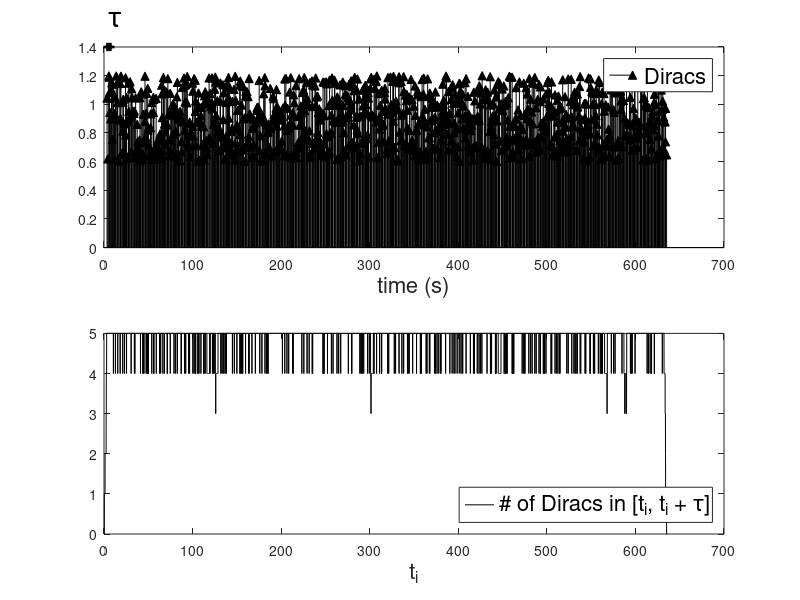

Reproduce this figure in MATLAB. (Note: this script raises an error after producing the figure.)

clc, clear all, close all
format longg

% Signal's characteristics
N_tot = 1000;
K_tot = 100;
K     = N_tot / (2*K_tot);
N     = 2 * K^2;
T     = 1 / 16;
tau   = N * T;
P     = 2*K-1;
L     = P + 1;

% Temporal resolution
TTs   = 64;
T_s   = T / TTs;
len   = N_tot * T;
t_vec = (0 : T_s : len)';
L_t   = length(t_vec);

err_threshold = 10^-6;

% % Generate stream of Diracs
% locs = generate_diracs_locations(K, tau, 16*T_s, len, 1);
% 
% % Remove Diracs located near the borders
% locs(locs<tau)            = [];
% locs(locs>t_vec(end)-tau) = [];
% 
% % Generate amplitude of the Diracs
% amps = .6 + .6 * rand(size(locs));
% 
% % Bind locations to temporal grid
% i_locs    = round(locs/T_s) + 1;
% locs      = t_vec(i_locs);

load('thousand_diracs.mat', 'locs', 'amps')

n0 = floor((locs(1)-tau)/T)-1;
nF = ceil((locs(end)+tau)/T+L);

t_vec = ( n0*T : T_s : nF*T )';
n_vec = ( n0 : nF )';
t_n   = n_vec*T;

%% Count the rate of Diracs per tau interval
K_tau = zeros(length(t_n(1:end-N)), 1);
it = 1;
for t0 = t_n(1:end-N)'
    tF = t0 + tau;
    
    idx = find(locs>t0 & locs<=tF);
    while length(idx) > K
        locs(idx(end)) = [];
        amps(idx(end)) = [];
        idx = find(locs>t0 & locs<=tF);
    end
    
    K_tau(it) = sum(locs>t0 & locs<=tF);
    it        = it + 1;
end

plot_figs = true;
if plot_figs
    font_size = 16;
    
    i0 = 1;
    iF = 50000;
    % Plot Diracs and number of Diracs within 'tau' intervals
    figure
    set(gcf, 'Position', [50 50 560 420])
    subplot(211)
    stem(locs, amps, '^k', 'fill')
    hold on
    plot([4 4+tau], [1.4 1.4], '+-k', 'LineWidth', 2)
    text(5, 1.6, '\tau', 'FontSize', 20);
    hdl = xlabel('time (s)');
    set(hdl, 'FontSize', font_size)
%     axis([t_vec(i0) t_vec(iF) -.2 1.8])
    hdl = legend('Diracs', 'Location', 'NorthEast');
    set(hdl, 'FontSize', font_size)
    subplot(212)
    plot(t_n(1:end-N)', K_tau, 'k')
    hdl = xlabel('t_i');
    set(hdl, 'FontSize', font_size)
    hdl = legend('# of Diracs in [t_i, t_i + \tau]', 'Location', 'SouthEast');
    set(hdl, 'FontSize', font_size)
%     axis([t_vec(i0) t_vec(iF) -1 1.2*K])
end

%% Generate temporal signal
i_locs    = round((locs-t_vec(1))/T_s) + 1;
x         = zeros(size(t_vec));
x(i_locs) = amps;

% Construct the sampling kernel
m            = 0:P;
gamma        = (2*pi) / (N-P);
alpha_0      = -1j * gamma * P / 2;
alpha_m      = alpha_0 + 1j * m * gamma;
[phi, t_phi] = generate_e_spline(alpha_m, T_s, T, 'anticausal');
L_phi        = length(phi);
phi          = real(phi);

% Exponential reproducing coefficients
c_m_n = get_c_m_n_exp(alpha_m, 1:N, phi, t_phi, T);

% Sampling kernel corresponds to the time reversed version of phi
h   = phi(end:-1:1);
t_h = -t_phi(end:-1:1);

% Compute y_n convolving x(t) and phi(-t/T) and sampling at t=nT
y_t   = conv(x, h);
y_t   = y_t(1:end-L_phi+1);
y_n   = y_t(1:T/T_s:end);

% Sequential processing
tk_vec     = [];
ak_vec     = [];
win_idx    = [];
locations  = [];
histogram  = [];
t_c        = [];
for ith = 1:length(t_n)-N
    
    t0 = t_n(ith);
    tF = t_n(ith) + tau;
    tT = tF - P*T; % => perfect recovery interval goes from t0 to tT
    
    true_locs = locs(locs>t0 & locs<tF);
    true_amps = amps(locs>t0 & locs<tF);
    sub_amps  = amps(locs>t0 & locs<=tT);
    
%     disp(['perf reconstr. (' num2str(t0) ', ' num2str(tT) '], tau = (' num2str(t0) ', ' num2str(tF) ']'])
%     [true_locs true_amps]
    
    % Obtain samples that correspond to this time interval
    yi_n = y_n(ith+1:ith+N);
    
    % Remove previously detected Diracs' contribution
    nA   = n_vec(ith+1);
    nB   = n_vec(ith) + N;
    tA   = nA*T + t_phi(1);
    tt   = round(tk_vec(tk_vec>tA & tk_vec<tF)/T_s)*T_s;
    aa   = ak_vec(tk_vec>tA & tk_vec<tF);
    yc_n = yi_n;
    if ~isempty(tt)
        yy              = get_phi_tk_n_mat(phi,t_phi,tt,nA:nB,T,T_s) * aa;
        yc_n(1:nB-nA+1) = yi_n(1:nB-nA+1) - yy;
    end
    Pyi = yc_n' * yc_n / length(yc_n);
    
    % Compute the moments and construct matrix
    sc_m  = c_m_n * yc_n;
%     S     = toeplitz(sc_m(round(P/2)+1:end), sc_m(round(P/2)+1:-1:1));
%     k_est = rank(S);
%     si_m  = c_m_n * yi_n;
%     S2    = toeplitz(si_m(round(P/2)+1:end), si_m(round(P/2)+1:-1:1));
%     k2    = rank(S2);
    
    % Oracle to get number of Diracs within the time interval
    k_tot = sum(locs>t0 & locs<tF);
    k_int = sum(locs>t0 & locs<=tT);
    k_det = sum(tk_vec>t0 & tk_vec<=tT);
    k     = k_int - k_det;

    if Pyi > err_threshold
        for k = 1 : K
            % Retrieve locations with annihilating filter
            [u_k b_k]      = locate_diracs(sc_m, k);
            p_u_k          = angle(u_k);
            p_u_k(p_u_k<0) = p_u_k(p_u_k<0) + 2*pi;
            t_k            = t_n(ith) + T * p_u_k(:) / gamma;

            % Retrieve amplitudes with retrieved locations and samples y_n
            t_k     = round(t_k/T_s) * T_s;
            phi_mat = get_phi_tk_n_mat(phi, t_phi, t_k, ...
                                       nA:nB, T, T_s);
            a_k     = phi_mat \ yc_n;
            
            % Remove Diracs with close to zero amplitude
            t_k(a_k<0.1) = [];
            a_k(a_k<0.1) = [];
            if isempty(t_k)
                continue;
            end
            phi_mat = get_phi_tk_n_mat(phi, t_phi, t_k, ...
                                       nA:nB, T, T_s);
            
            % Reconstruct samples from retrieved locations to check if it is
            % correct
            yyii_n = phi_mat * a_k;
            err    = sqrt((yc_n-yyii_n)' * (yc_n-yyii_n));
            
            % Sort locations
            [~, idx] = sort(t_k);
            t_k      = t_k(idx);
            a_k      = a_k(idx);
        
%            if tF > 243.7
%                disp(['perf reconstr. (' num2str(t0) ', ' num2str(tT) '], tau = (' num2str(t0) ', ' num2str(tF) ']'])
%                [true_locs [zeros(k_det,1);t_k;zeros(k_tot-k_int,1)] true_amps [zeros(k_det,1);a_k;zeros(k_tot-k_int,1)]]
%             end

            if err < err_threshold
                tk_vec = [tk_vec; t_k];
                ak_vec = [ak_vec; a_k];
            
%                if tF > 243.7
%                     disp(['Dirac recovered. t_k = [' num2str(t_k') '], a_k = [' num2str(true_amps(k_det+1:end)') ']'])
%                 end
                break;
            end
        end

    end
    
end

%% Compare the detected spikes with the real spikes
num_sp   = length(locs);
hit_sp   = false(num_sp, 1);
sspp_ids = [];
sspp_cpy = tk_vec;
delta_t  = 50*T_s;
for ith_sp = 1 : num_sp
    t_i  = locs(ith_sp);
    inds = find(sspp_cpy > (t_i - delta_t/2) & sspp_cpy < (t_i + delta_t/2));
    
    if ~isempty(inds)
        hit_sp(ith_sp) = true;
        sspp_ids       = [sspp_ids; find(tk_vec == sspp_cpy(inds(1)))];
        
        % Remove this spike from detected spikes
        sspp_cpy(inds(1)) = [];
        
        if length(inds) > 1
            warning(['More than one spike detected in the neighbourhood of Dirac at ' num2str(t_i)]);
        end
    end
end

% Accuracy of detected spikes
hit_rate  = sum(hit_sp) / length(hit_sp) * 100;
false_pos = length(sspp_cpy);
if ~isempty(tk_vec)
    mse       = mean( (locs(hit_sp) - tk_vec(sspp_ids)).^2 );
    std_dev   = sqrt(mse);
end
disp('')
disp('++++++++++++++++++++++++++++++++++++++++++++++++++++++++++++++++++++++++++++')
disp(['Total number of real Diracs     : ' num2str(num_sp)])
disp(['Total number of detected Diracs : ' num2str(length(tk_vec))])
disp(['Real Diracs detected            : ' num2str(sum(hit_sp))])
if ~isempty(tk_vec)
    disp(['MSE of locations                : ' num2str(mse)])
    disp(['Std deviation of locations      : ' num2str(std_dev)])
end
disp(['Dirac detection rate            : ' num2str(hit_rate) '%'])
disp(['False positives                 : ' num2str(false_pos)])
disp(' ')


%% Plots
if plot_figs
    font_size = 16;
    marker_size = 10;
    
    t1 = tau;
    t2 = 12*tau;
    dt = t_vec(end) - t_vec(1);
    
    % Plot signal and samples
    figure
    set(gcf, 'Position', [100 100 560*4/5 420*4/5])
    stem(locs, amps, '^r', 'fill', 'MarkerSize', marker_size)
    hold on
    stem(tk_vec, ak_vec, 'pb', 'fill', 'MarkerSize', marker_size)
    plot([6 6+tau], [1.4 1.4], '+-k', 'LineWidth', 2)
    text(7.2, 1.5, '\tau', 'FontSize', 20);
    hdl = legend('Original Diracs', 'Reconstructed Diracs');
    set(hdl, 'FontSize', font_size)
    hdl = xlabel('Time (s)');
    set(hdl, 'FontSize', 16)
    axis([t1 t2 -.2 1.6])    
end
